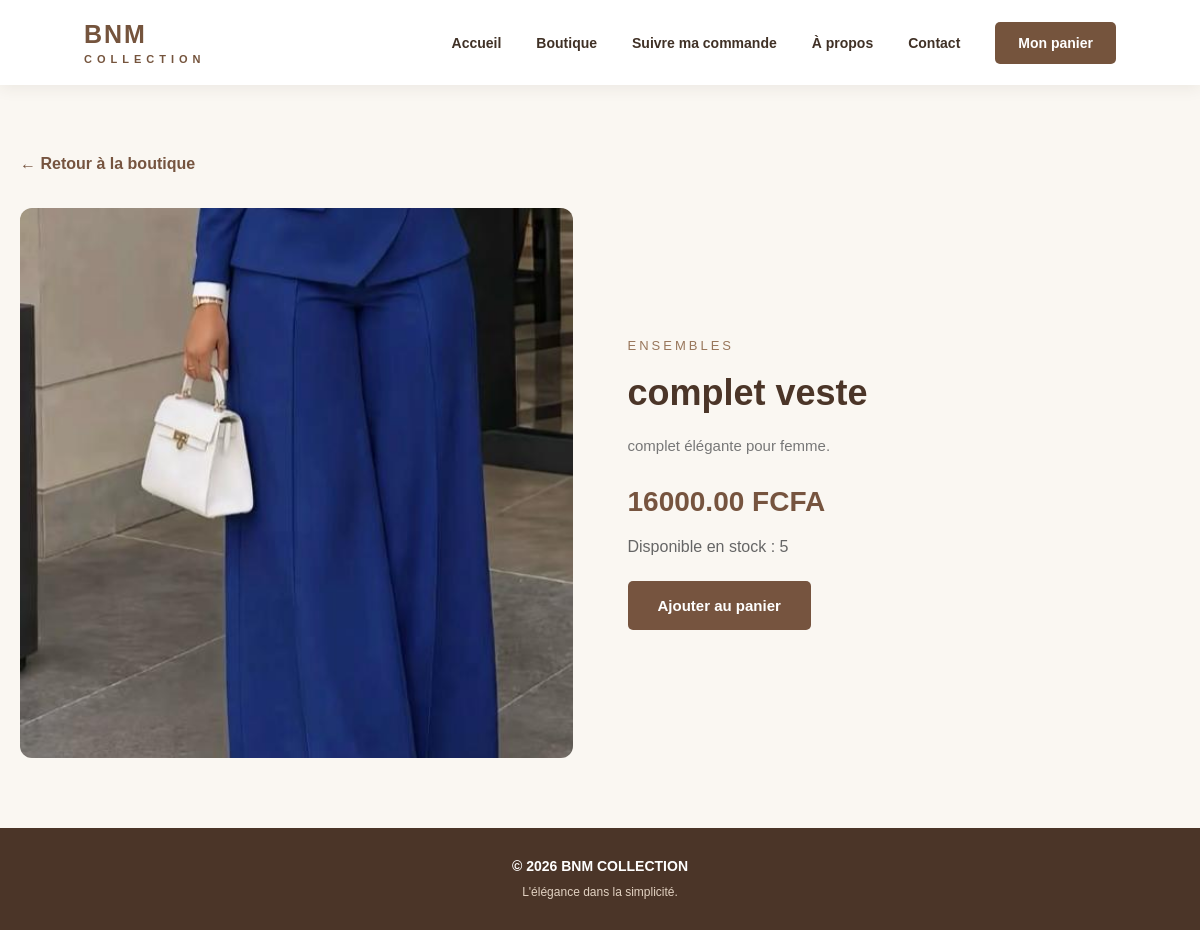
Screenshot of /article/2/ with the database file from the repository.
### boutique/models.py (models this page shows, shortened)
class Article(models.Model):
    CATEGORIES = [
        ('hijab', 'Hijabs et foulards'),
        ('abaya', 'Abayas et robes'),
        ('ensemble', 'Ensembles'),
        ('enfant', 'Collection enfants'),
    ]
    nom = models.CharField(max_length=200)
    description = models.TextField()
    prix = models.DecimalField(
        max_digits=10,
        decimal_places=2
    )
    categorie = models.CharField(
        max_length=20,
        choices=CATEGORIES
    )
    image = models.ImageField(
        upload_to='articles/'
    )
    stock = models.PositiveIntegerField(default=0)
    disponible = models.BooleanField(default=True)
    date_ajout = models.DateTimeField(auto_now_add=True)

### boutique/views.py (the view)
# urls.py: path( 'article/<int:article_id>/', views.detail_article, name='detail_article' ),
def detail_article(request, article_id):
    article = get_object_or_404(
        Article,
        id=article_id,
        disponible=True
    )
    return render(request, 'detail_article.html', {
        'article': article
    })

### templates/detail_article.html (shortened to what this page needs)
{% load static %}
<!DOCTYPE html>
<html lang="fr">
<head>
    <link rel="stylesheet" href="{% static 'css/detail_article.css' %}">
</head>
<body class="page-detail">
    <header class="navbar">
        <a href="{% url 'accueil' %}" class="logo">
            BNM <span>COLLECTION</span>
        </a>
        <nav>
            <a href="{% url 'accueil' %}">Accueil</a>
            <a href="{% url 'boutique' %}">Boutique</a>
            <a href="{% url 'suivre_commande' %}">Suivre ma commande</a>
            <a href="{% url 'apropos' %}">À propos</a>
            <a href="{% url 'contact' %}">Contact</a>
            <a href="{% url 'panier' %}" class="lien-panier">
                Mon panier
            </a>
        </nav>
    </header>
    <main class="detail-container">
        <a href="{% url 'boutique' %}" class="retour">
            ← Retour à la boutique
        </a>
        <div class="detail-content">
            <div class="detail-image">
                {% if article.image %}
                    <img src="{{ article.image.url }}" alt="{{ article.nom }}">
                {% else %}
                    <div class="image-indisponible">
                        Image non disponible
                    </div>
                {% endif %}
            </div>
            <div class="detail-infos">
                <span class="detail-categorie">
                    {{ article.get_categorie_display }}
                </span>
                <h1>{{ article.nom }}</h1>
                <p class="detail-description">
                    {{ article.description }}
                </p>
                <p class="detail-prix">
                    {{ article.prix }} FCFA
                </p>
                <p class="detail-stock">
                    {% if article.stock > 0 %}
                        Disponible en stock : {{ article.stock }}
                    {% else %}
                        Rupture de stock
                    {% endif %}
                </p>
                {% if article.stock > 0 %}
                    <form action="{% url 'ajouter_au_panier' article.id %}" method="POST">
                        <button type="submit" class="bouton-commande">
                            Ajouter au panier
                        </button>
                    </form>
                {% else %}
                    <button class="bouton-commande" disabled>
                        Indisponible
                    </button>
                {% endif %}
            </div>
        </div>
    </main>
    <footer class="footer">
        <p>© 2026 BNM COLLECTION</p>
        <span>L'élégance dans la simplicité.</span>
    </footer>
</body>
</html>

### static/css/detail_article.css (style rules this page uses)
* { margin: 0; padding: 0; box-sizing: border-box; }
.page-detail { font-family: Arial, sans-serif; background: #faf7f2; color: #403126; min-height: 100vh; display: flex; flex-direction: column; }
.page-detail .navbar { width: 100%; min-height: 85px; padding: 18px 7%; background: #ffffff; display: flex; justify-content: space-between; align-items: center; box-shadow: 0 3px 15px rgba(64, 49, 38, 0.08); }
.page-detail .logo { text-decoration: none; font-size: 25px; font-weight: bold; color: #75543d; letter-spacing: 2px; }
.page-detail .logo span { display: block; font-size: 11px; letter-spacing: 5px; text-align: center; margin-top: 4px; }
.page-detail nav { display: flex; align-items: center; gap: 35px; }
.page-detail nav a { text-decoration: none; color: #403126; font-size: 14px; font-weight: 600; transition: 0.3s; }
.page-detail nav .lien-panier { background: #75543d; color: white; padding: 13px 23px; border-radius: 5px; }
.page-detail .detail-container { width: 100%; max-width: 1200px; margin: 50px auto; padding: 20px; flex: 1; }
.page-detail .retour { display: inline-block; margin-bottom: 35px; color: #76543f; text-decoration: none; font-weight: 600; transition: 0.3s; }
.page-detail .detail-content { display: grid; grid-template-columns: 1fr 1fr; gap: 55px; align-items: center; }
.page-detail .detail-image img { width: 100%; height: 550px; object-fit: cover; border-radius: 12px; display: block; }
.page-detail .detail-categorie { color: #98765b; font-size: 13px; text-transform: uppercase; letter-spacing: 3px; }
.page-detail .detail-infos h1 { color: #4b3528; font-size: 36px; margin: 18px 0; }
.page-detail .detail-description { color: #777; line-height: 1.9; margin-bottom: 25px; font-size: 15px; }
.page-detail .detail-prix { color: #76543f; font-size: 28px; font-weight: bold; margin-bottom: 20px; }
.page-detail .detail-stock { color: #666; margin-bottom: 25px; }
.page-detail .bouton-commande { background: #76543f; color: white; border: none; padding: 16px 30px; border-radius: 5px; font-size: 15px; font-weight: bold; cursor: pointer; transition: 0.3s; }
.page-detail .footer { width: 100%; background: #4b3528; color: #ffffff; text-align: center; padding: 30px 15px; margin-top: auto; }
.page-detail .footer p { font-size: 14px; font-weight: bold; margin-bottom: 8px; }
.page-detail .footer span { font-size: 12px; color: #e2d2c2; }

### rows the page displays
Article: image (picture), categorie "ENSEMBLES", nom "complet veste", description "complet élégante pour femme.", prix "16000.00", stock "5"
